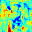

This figure's Python source:
from pylab import *
import numpy as np
import matplotlib.pyplot as plt
import matplotlib.cbook as cbook
import random
import time
from scipy.misc import imread
from scipy.misc import imresize
import matplotlib.image as mpimg
import os
from scipy.ndimage import filters
import urllib


def reconstruct(theta):
    theta = theta[0]
    result = []
    interval = range(0, 1024, 32)
    interval.append(1024)
    for i in range(len(interval)):
        if i < len(interval) - 1:
            result.append(theta[interval[i]:interval[i + 1]])
        else:
            break
    return array(result)


files = os.listdir("cropped")
act = ['Lorraine Bracco', 'Peri Gilpin', 'Angie Harmon', 'Alec Baldwin', 'Bill Hader', 'Steve Carell']
names_set = {}
for file in files:
    name = ''.join([i for i in file if not i.isdigit()]).split('.')[0]
    if name not in names_set:
        names_set[name] = [file]
    else:
        names_set[name].append(file)


def f(x, y, theta):
    return sum((y - dot(theta, x.T)) ** 2)


def df(x, y, theta):
    return -2 * sum((y - dot(theta, x.T)) * x.T, 1)


lossHistory = []


def grad_descent(f, df, x, y, init_t, alpha):
    EPS = 1e-5  # EPS = 10**(-5)
    prev_t = init_t - 10 * EPS
    t = init_t.copy()
    max_iter = 100000
    iter = 0
    while norm(t - prev_t) > EPS and iter < max_iter:
        prev_t = t.copy()
        t -= alpha * df(x, y, t)
        iter += 1
        lossHistory.append(f(x, y, theta2))
    return t


lossHistory = []
baldwin = names_set["baldwin"][70:80]
carell = names_set["carell"][70:80]
y = array([[1] * 10 + [-1] * 10])
pic1 = imread('cropped/' + baldwin[0])[:, :, 0] / 255.
x = pic1.flatten()
for i in range(1, 10):
    pic1 = imread('cropped/' + baldwin[i])[:, :, 0] / 255.
    x = vstack((x, pic1.flatten()))
for i in range(10):
    pic2 = imread('cropped/' + carell[i])[:, :, 0] / 255.
    x = vstack((x, pic2.flatten()))
x = np.c_[ones((20, 1)), x]
theta2 = zeros((1, 1025))
theta2 = grad_descent(f, df, x, y, theta2, 0.0000010)

baldwin = names_set["baldwin"][70:80]
carell = names_set["carell"][70:80]
result = 0
for i in range(10):
    pic1 = imread('cropped/' + baldwin[i])
    pic1 = pic1[:, :, 0] / 255.
    result1 = dot(theta2, np.insert(pic1, 0, 1))
    pic2 = imread('cropped/' + carell[i])
    pic2 = pic2[:, :, 0] / 255.
    result2 = dot(theta2, np.insert(pic2, 0, 1))
    if result1 > 0:
        result += 1
    if result2 < 0:
        result += 1

print "===============Validating Set================"
print "ACCURARY for Baldwin: Baldwin:", result / 20.
print "Loss: ", lossHistory[-1], "\n"
imsave("test.png", reconstruct(theta2))
